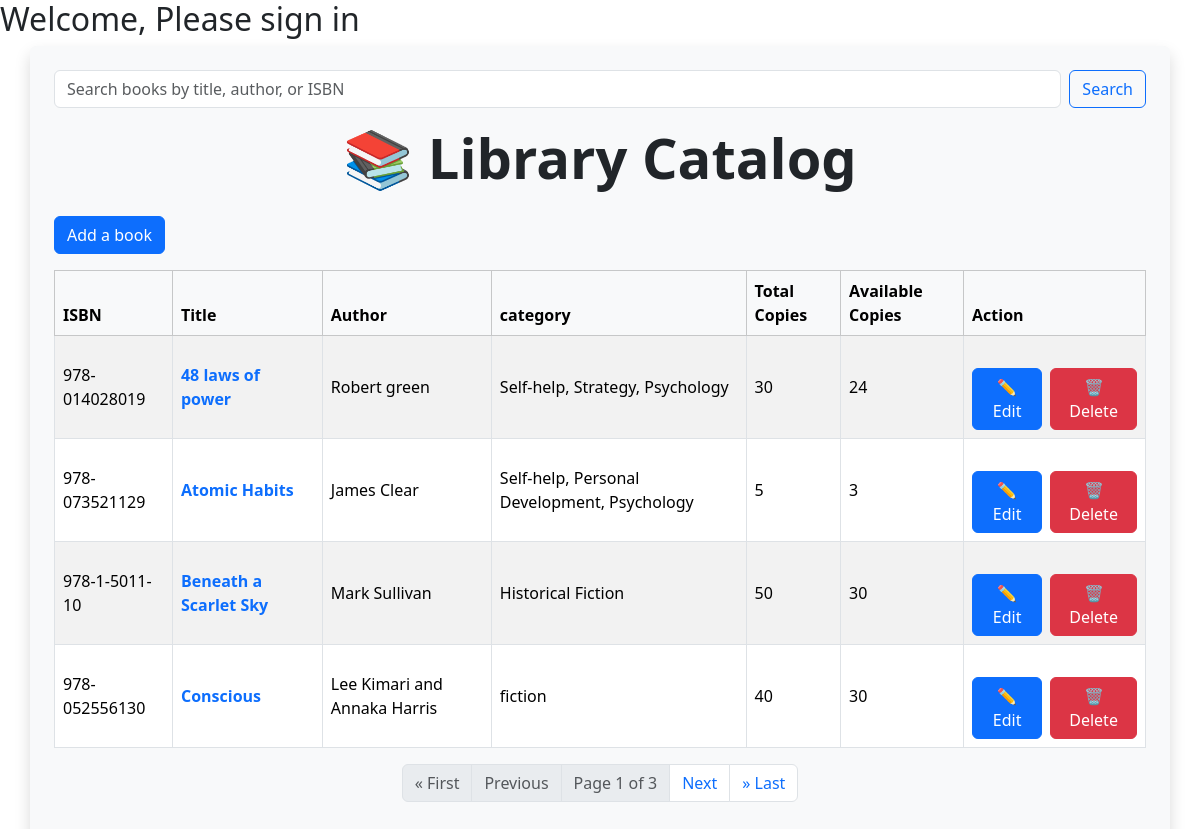
Page /library/book_list/ (signed in) on the earlier database version.
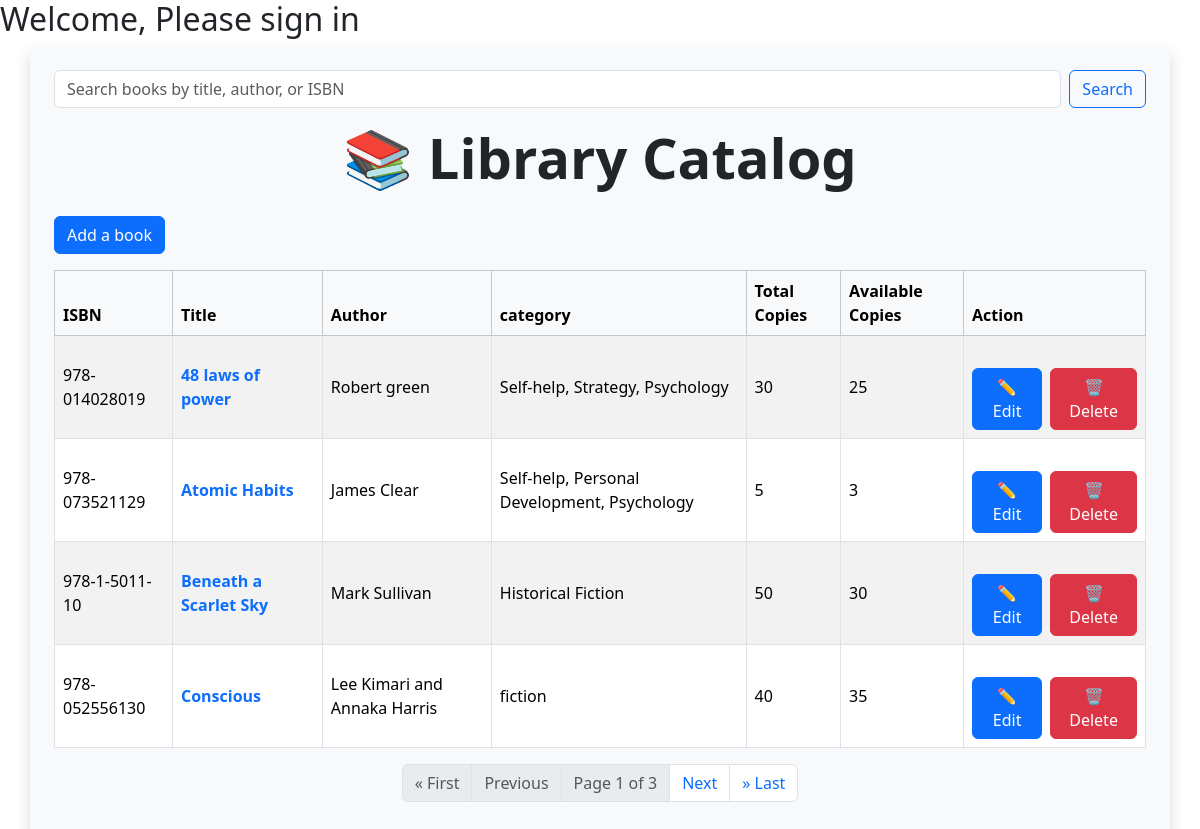
Same page on the later database version.
### library_app/models.py (models this page shows, shortened)
class Book(models.Model):
    title = models.CharField(max_length=255)
    author = models.CharField(max_length=255)
    isbn = models.CharField(max_length=13, unique=True)
    category = models.CharField(max_length=100)
    description = models.TextField(blank=True)  # NEW field
    total_copies = models.PositiveIntegerField()
    available_copies = models.PositiveIntegerField()
    added_by = models.ForeignKey(User, on_delete=models.SET_NULL, null=True, blank=True)  # NEW field
    publisher = models.ForeignKey('Publisher', on_delete=models.SET_NULL, null=True, blank=True)  # NEW field
    created_at = models.DateTimeField(auto_now_add=True)
    updated_at = models.DateTimeField(auto_now=True)

### library_app/views.py (the view)
# urls.py: path('book_list/', book_list, name='book_list'),
@login_required
def book_list(request):
    query = request.GET.get('q', '')# reads the search query from the URL parameters
    books = Book.objects.all().order_by('title')
    if query:
        books = books.filter(
            Q(title__icontains=query) |
            Q(author__icontains=query) |
            Q(isbn__icontains=query)
        )
    paginator = Paginator(books, 4)  # Show 4 books per page
    page_number = request.GET.get('page') # get the page number from the URL parameters
    books_page = paginator.get_page(page_number) # get the books for the current page
    context = {
        'title': "Book List",
        'books': books_page,
        'query': query,
        'current_year': timezone.now().year,
    }
    return render(request, 'library_app/book_list.html', context)

### library_app/templates/library_app/book_list.html (shortened to what this page needs)
{% extends 'base.html' %} {% block content %}
<div class="container p-4 bg-light shadow rounded">
  <form method="get" action="" class="d-flex mb-3">
    <input
      type="text"
      name="q"
      class="form-control me-2"
      placeholder="Search books by title, author, or ISBN"
      value="{{ query }}"
    />
    <button type="submit" class="btn btn-outline-primary">Search</button>
  </form>
  <h1 class="display-4 fw-bold text-center text-gradient mb-4">
    📚 Library Catalog
  </h1>
  {% if user.is_staff %}
  <a href="{% url 'book_create' %}" class="btn btn-primary mb-3">Add a book</a>
  {% endif %}
  <div class="table-responsive">
    <table class="table table-bordered table-striped align-middle">
      <thead class="table-light">
        <tr>
          <th>ISBN</th>
          <th>Title</th>
          <th>Author</th>
          <th>category</th>
          <th>Total Copies</th>
          <th>Available Copies</th>
          {% if user.is_staff %}
          <th>Action</th>
          {% endif %}
        </tr>
      </thead>
      <tbody>
        {% for book in books %}
        <tr>
          <td>{{ book.isbn }}</td>
          <td>
            <a
              href="{% url 'book_detail' book.id %}"
              class="text-decoration-none fw-semibold"
            >
              {{ book.title }}
            </a>
          </td>
          <td>{{ book.author }}</td>
          <td>{{ book.category }}</td>
          <td>{{ book.total_copies }}</td>
          <td>{{ book.available_copies }}</td>
          {% if user.is_staff %}
          <td>
            <div class="mt-4 d-flex gap-2">
              <a href="{% url 'book_update' book.id %}" class="btn btn-primary"
                >✏️ Edit</a
              >
              <a href="{% url 'book_delete' book.id %}" class="btn btn-danger"
                >🗑️ Delete</a
              >
            </div>
          </td>
          {% endif %}
        </tr>
        {% endfor %}
      </tbody>
    </table>
    <nav aria-label="Page navigation">
      <ul class="pagination justify-content-center">
        {% if books.has_previous %}
        <li class="page-item">
          <a class="page-link" href="?page=1">&laquo; First</a>
        </li>
        <li class="page-item">
          <a class="page-link" href="?page={{ books.previous_page_number }}"
            >Previous</a
          >
        </li>
        {% else %}
        <li class="page-item disabled">
          <span class="page-link">&laquo; First</span>
        </li>
        <li class="page-item disabled">
          <span class="page-link">Previous</span>
        </li>
        {% endif %}
        <li class="page-item disabled">
          <span class="page-link">
            Page {{ books.number }} of {{ books.paginator.num_pages }}
          </span>
        </li>
        {% if books.has_next %}
        <li class="page-item">
          <a class="page-link" href="?page={{ books.next_page_number }}"
            >Next</a
          >
        </li>
        <li class="page-item">
          <a class="page-link" href="?page={{ books.paginator.num_pages }}"
            >&raquo; Last</a
          >
        </li>
        {% endif %}
      </ul>
    </nav>
  </div>
</div>
{% endblock content %}

Differences in the rows shown:
changed Book "48 laws of power": available_copies "24" → "25"
changed Book "Conscious": available_copies "30" → "35"
